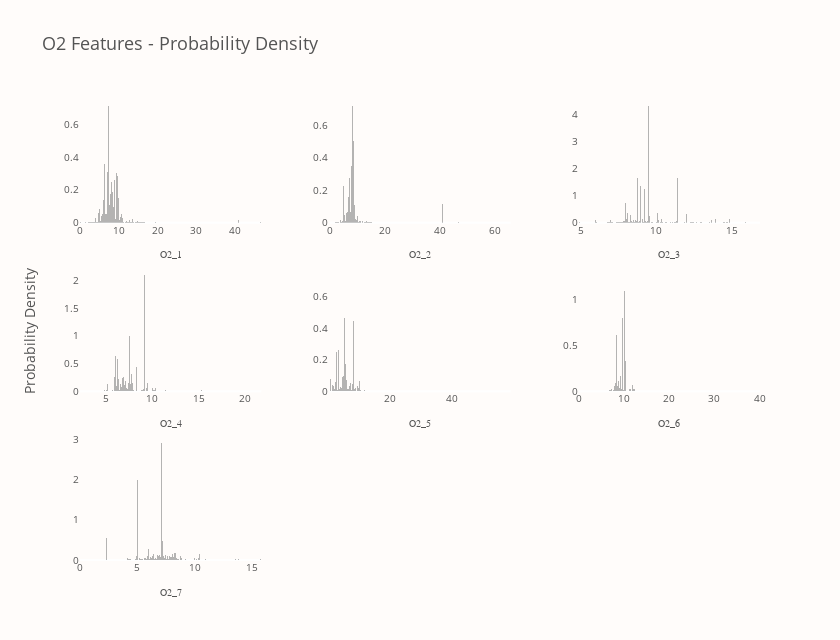

The cell this chart's notebook holds for it:
### Markdown cell above
<p style="
    font-size: 16px;
    font-family: 'JetBrains Mono';
">
    <b>In this subsection, we will see distributions of the available features. Each plot will be focused on only one indicator from all stations. Since we know that the dataset is weakly diversed and has few unique values, we should observe these distributions as a collection of individual peaks.</b>
</p>

### Code cell
def get_n_rows_axes(n_features, n_cols):
    n_rows = int(np.ceil(n_features / n_cols))
    current_col = range(1, n_cols + 1)
    current_row = range(1, n_rows + 1)
    return n_rows, list(product(current_row, current_col))


def draw_dist_for_group(group, vars_to_plot, n_cols=3, height=640):
    n_rows, axes = get_n_rows_axes(len(vars_to_plot), n_cols)
    fig = make_subplots(
        rows=n_rows,
        cols=n_cols,
        y_title="Probability Density",
        horizontal_spacing=0.1,
        vertical_spacing=0.1,
    )
    fig.update_annotations(font_size=14)
    for var, (row, col) in zip(vars_to_plot, axes):
        density, bins = np.histogram(train[var], bins=200, density=True)
        fig.add_bar(
            x=bins,
            y=density,
            marker_color="#6B6A6A",
            marker_line_width=0,
            opacity=0.5,
            name=var,
            showlegend=False,
            row=row,
            col=col,
        )
        fig.update_xaxes(
            tickfont_size=10,
            showgrid=False,
            title_text=var,
            titlefont_size=10,
            titlefont_family="Arial Black",
            row=row,
            col=col,
        )
        fig.update_yaxes(tickfont_size=10, showgrid=False, row=row, col=col)

    fig.update_layout(
        width=840,
        height=height,
        title=f"{group} Features - Probability Density",
        font_color=FONT_COLOR,
        title_font_size=18,
        plot_bgcolor=BACKGROUND_COLOR,
        paper_bgcolor=BACKGROUND_COLOR,
        bargap=0,
    )
    return fig


o2_group = "O2"
o2_vars = train.columns[train.columns.str.startswith(o2_group)]

fig = draw_dist_for_group(o2_group, o2_vars)
fig.show()

### Figure 1 — Plotly figure (JSON) as saved in the notebook; plotly's stock layout.template omitted (floating-point values rounded to 4 significant figures; data arrays with more than 128 entries replaced by an {"elided": "..."} marker saying what was removed)
{"data": [{"marker": {"color": "#6B6A6A", "line": {"width": 0}}, "name": "O2_1", "opacity": 0.5, "showlegend": false, "type": "bar", "x": {"elided": "201 float values"}, "xaxis": "x", "y": {"elided": "200 float values"}, "yaxis": "y"}, {"marker": {"color": "#6B6A6A", "line": {"width": 0}}, "name": "O2_2", "opacity": 0.5, "showlegend": false, "type": "bar", "x": {"elided": "201 float values"}, "xaxis": "x2", "y": {"elided": "200 float values"}, "yaxis": "y2"}, {"marker": {"color": "#6B6A6A", "line": {"width": 0}}, "name": "O2_3", "opacity": 0.5, "showlegend": false, "type": "bar", "x": {"elided": "201 float values"}, "xaxis": "x3", "y": {"elided": "200 float values"}, "yaxis": "y3"}, {"marker": {"color": "#6B6A6A", "line": {"width": 0}}, "name": "O2_4", "opacity": 0.5, "showlegend": false, "type": "bar", "x": {"elided": "201 float values"}, "xaxis": "x4", "y": {"elided": "200 float values"}, "yaxis": "y4"}, {"marker": {"color": "#6B6A6A", "line": {"width": 0}}, "name": "O2_5", "opacity": 0.5, "showlegend": false, "type": "bar", "x": {"elided": "201 float values"}, "xaxis": "x5", "y": {"elided": "200 float values"}, "yaxis": "y5"}, {"marker": {"color": "#6B6A6A", "line": {"width": 0}}, "name": "O2_6", "opacity": 0.5, "showlegend": false, "type": "bar", "x": {"elided": "201 float values"}, "xaxis": "x6", "y": {"elided": "200 float values"}, "yaxis": "y6"}, {"marker": {"color": "#6B6A6A", "line": {"width": 0}}, "name": "O2_7", "opacity": 0.5, "showlegend": false, "type": "bar", "x": {"elided": "201 float values"}, "xaxis": "x7", "y": {"elided": "200 float values"}, "yaxis": "y7"}], "layout": {"annotations": [{"font": {"size": 14}, "showarrow": false, "text": "Probability Density", "textangle": -90, "x": 0, "xanchor": "right", "xref": "paper", "xshift": -40, "y": 0.5, "yanchor": "middle", "yref": "paper"}], "bargap": 0, "font": {"color": "#545454"}, "height": 640, "paper_bgcolor": "#FFFCFA", "plot_bgcolor": "#FFFCFA", "title": {"font": {"size": 18}, "text": "O2 Features - Probability Density"}, "width": 840, "xaxis": {"anchor": "y", "domain": [0, 0.2667], "showgrid": false, "tickfont": {"size": 10}, "title": {"font": {"family": "Arial Black", "size": 10}, "text": "O2_1"}}, "xaxis2": {"anchor": "y2", "domain": [0.3667, 0.6333], "showgrid": false, "tickfont": {"size": 10}, "title": {"font": {"family": "Arial Black", "size": 10}, "text": "O2_2"}}, "xaxis3": {"anchor": "y3", "domain": [0.7333, 1], "showgrid": false, "tickfont": {"size": 10}, "title": {"font": {"family": "Arial Black", "size": 10}, "text": "O2_3"}}, "xaxis4": {"anchor": "y4", "domain": [0, 0.2667], "showgrid": false, "tickfont": {"size": 10}, "title": {"font": {"family": "Arial Black", "size": 10}, "text": "O2_4"}}, "xaxis5": {"anchor": "y5", "domain": [0.3667, 0.6333], "showgrid": false, "tickfont": {"size": 10}, "title": {"font": {"family": "Arial Black", "size": 10}, "text": "O2_5"}}, "xaxis6": {"anchor": "y6", "domain": [0.7333, 1], "showgrid": false, "tickfont": {"size": 10}, "title": {"font": {"family": "Arial Black", "size": 10}, "text": "O2_6"}}, "xaxis7": {"anchor": "y7", "domain": [0, 0.2667], "showgrid": false, "tickfont": {"size": 10}, "title": {"font": {"family": "Arial Black", "size": 10}, "text": "O2_7"}}, "xaxis8": {"anchor": "y8", "domain": [0.3667, 0.6333]}, "xaxis9": {"anchor": "y9", "domain": [0.7333, 1]}, "yaxis": {"anchor": "x", "domain": [0.7333, 1], "showgrid": false, "tickfont": {"size": 10}}, "yaxis2": {"anchor": "x2", "domain": [0.7333, 1], "showgrid": false, "tickfont": {"size": 10}}, "yaxis3": {"anchor": "x3", "domain": [0.7333, 1], "showgrid": false, "tickfont": {"size": 10}}, "yaxis4": {"anchor": "x4", "domain": [0.3667, 0.6333], "showgrid": false, "tickfont": {"size": 10}}, "yaxis5": {"anchor": "x5", "domain": [0.3667, 0.6333], "showgrid": false, "tickfont": {"size": 10}}, "yaxis6": {"anchor": "x6", "domain": [0.3667, 0.6333], "showgrid": false, "tickfont": {"size": 10}}, "yaxis7": {"anchor": "x7", "domain": [0, 0.2667], "showgrid": false, "tickfont": {"size": 10}}, "yaxis8": {"anchor": "x8", "domain": [0, 0.2667]}, "yaxis9": {"anchor": "x9", "domain": [0, 0.2667]}}}
